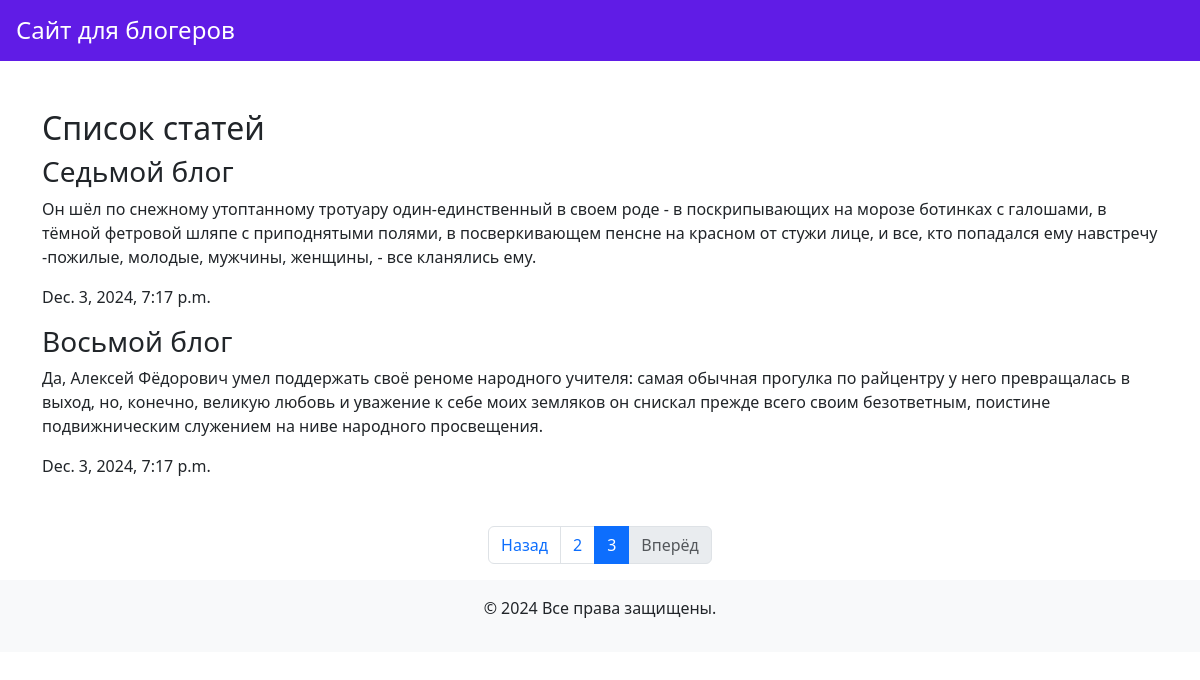
/?page=3, run on the app's committed database.
### testapp/models.py (models this page shows, shortened)
class Post(models.Model):
    title = models.CharField(max_length=200)
    content = models.TextField()
    created_at = models.DateTimeField(auto_now_add=True)

### testapp/views.py (the view)
# urls.py: path('', views.index),
def index(request):
    posts = Post.objects.all().order_by('created_at')
    paginator = Paginator(posts, 3)
    page_number = request.GET.get('page', 1)
    page_obj = paginator.get_page(page_number)
    return render(request, 'index.html', {'page_obj': page_obj})

### templates/index.html (shortened to what this page needs)
<!DOCTYPE html>
<html lang="en">
<head>
    <link
            href="https://cdn.jsdelivr.net/npm/bootstrap@5.3.0-alpha3/dist/css/bootstrap.min.css"
            rel="stylesheet">
</head>
<body>
<header class="p-3" style="background-color: #601ce6;">
    <div>
        <h1 class="h4 m-0">
    <a href="/" class="text-white text-decoration-none">Сайт для блогеров</a>
    </h1>
    </div>
</header>
<main class="container my-5">
    {% block content %}
    <h2>Список cтатей</h2>
    {% for posts in page_obj %}
        <h3>{{ posts.title }}</h3>
        <p>{{ posts.content }}</p>
        <p>{{ posts.created_at }}</p>
    {% endfor %}
    {% endblock %}
</main>
<nav class="mt-4">
<ul class="pagination justify-content-center">
    {% if page_obj.has_previous %}
    <li class="page-item">
        <a class="page-link" href="?page={{page_obj.previous_page_number }}">Назад</a></li>
    {% else %}
        <li class="page-item disabled">
        <span class="page-link">Назад</span></li>
    {% endif %}
{% for num in page_obj.paginator.page_range %}
    {% if num == page_obj.number %}
        <li class="page-item active">
        <span class="page-link">{{ num }}</span></li>
    {% elif num > page_obj.number|add:-2 and num < page_obj.number|add:2 %}
        <li class="page-item">
            <a class="page-link" href="?page={{ num }}">{{ num }}</a></li>
    {% endif %}
{% endfor %}
{% if page_obj.has_next %}
    <li class="page-item">
        <a class="page-link" href="?page={{ page_obj.next_page_number }}">Вперёд</a></li>
    {% else %}
    <li class="page-item disabled">
        <span class="page-link">Вперёд</span></li>
    {% endif %}
</ul>
</nav>
<footer class="bg-light text-center py-3">
    <p>© 2024 Все права защищены.</p></footer>
</body>
</html>

### data on the page
Post: title "Седьмой блог", content "Он шёл по снежному утоптанному тротуару один-единственный в своем роде - в поскрипывающих на морозе ботинках с галошами, в тёмной фетровой шляпе с приподнятыми полями, в посверкивающем пенсне на красном от стужи лице, и все, кто попадался ему навстречу -пожилые, молодые, мужчины, женщины, - все кланялись ему.", created_at "Dec. 3, 2024, 7:17 p.m."
Post: title "Восьмой блог", content "Да, Алексей Фёдорович умел поддержать своё реноме народного учителя: самая обычная прогулка по райцентру у него превращалась в выход, но, конечно, великую любовь и уважение к себе моих земляков он снискал прежде всего своим безответным, поистине подвижническим служением на ниве народного просвещения.", created_at "Dec. 3, 2024, 7:17 p.m."

### other printed values
{{ num }} "2"
{{ num }} "3"
